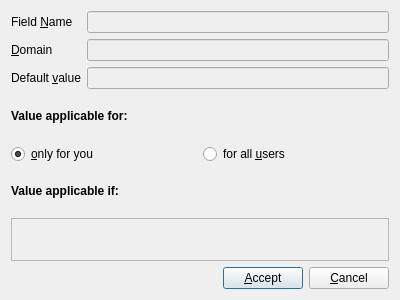
<ui version="4.0" >
 <class>Dialog</class>
 <widget class="QDialog" name="Dialog" >
  <property name="geometry" >
   <rect>
    <x>0</x>
    <y>0</y>
    <width>400</width>
    <height>300</height>
   </rect>
  </property>
  <property name="windowTitle" >
   <string>Dialog</string>
  </property>
  <layout class="QVBoxLayout" >
   <item>
    <layout class="QGridLayout" >
     <item row="0" column="0" >
      <widget class="QLabel" name="label" >
       <property name="text" >
        <string>Field &amp;Name</string>
       </property>
       <property name="buddy" >
        <cstring>uiFieldName</cstring>
       </property>
      </widget>
     </item>
     <item row="0" column="1" >
      <widget class="QLineEdit" name="uiFieldName" >
       <property name="enabled" >
        <bool>false</bool>
       </property>
      </widget>
     </item>
     <item row="1" column="0" >
      <widget class="QLabel" name="label_2" >
       <property name="text" >
        <string>&amp;Domain</string>
       </property>
       <property name="buddy" >
        <cstring>uiDomain</cstring>
       </property>
      </widget>
     </item>
     <item row="1" column="1" >
      <widget class="QLineEdit" name="uiDomain" >
       <property name="enabled" >
        <bool>false</bool>
       </property>
      </widget>
     </item>
     <item row="2" column="0" >
      <widget class="QLabel" name="label_3" >
       <property name="text" >
        <string>Default &amp;value</string>
       </property>
       <property name="buddy" >
        <cstring>uiDefaultValue</cstring>
       </property>
      </widget>
     </item>
     <item row="2" column="1" >
      <widget class="QLineEdit" name="uiDefaultValue" >
       <property name="enabled" >
        <bool>false</bool>
       </property>
      </widget>
     </item>
    </layout>
   </item>
   <item>
    <widget class="QLabel" name="label_4" >
     <property name="text" >
      <string>&lt;b>Value applicable for:&lt;/b></string>
     </property>
    </widget>
   </item>
   <item>
    <layout class="QHBoxLayout" >
     <item>
      <widget class="QRadioButton" name="uiOnlyForYou" >
       <property name="text" >
        <string>&amp;only for you</string>
       </property>
       <property name="checked" >
        <bool>true</bool>
       </property>
      </widget>
     </item>
     <item>
      <widget class="QRadioButton" name="uiForAllUsers" >
       <property name="text" >
        <string>for all &amp;users</string>
       </property>
      </widget>
     </item>
    </layout>
   </item>
   <item>
    <widget class="QLabel" name="label_5" >
     <property name="text" >
      <string>&lt;html>&lt;head>&lt;meta name="qrichtext" content="1" />&lt;style type="text/css">
p, li { white-space: pre-wrap; }
&lt;/style>&lt;/head>&lt;body style=" font-family:'Sans Serif'; font-size:9pt; font-weight:400; font-style:normal;">
&lt;p style=" margin-top:0px; margin-bottom:0px; margin-left:0px; margin-right:0px; -qt-block-indent:0; text-indent:0px;">&lt;span style=" font-weight:600;">Value applicable if:&lt;/span>&lt;/p>&lt;/body>&lt;/html></string>
     </property>
    </widget>
   </item>
   <item>
    <widget class="QFrame" name="uiFrame" >
     <property name="frameShape" >
      <enum>QFrame::StyledPanel</enum>
     </property>
     <property name="frameShadow" >
      <enum>QFrame::Raised</enum>
     </property>
    </widget>
   </item>
   <item>
    <layout class="QHBoxLayout" >
     <item>
      <spacer>
       <property name="orientation" >
        <enum>Qt::Horizontal</enum>
       </property>
       <property name="sizeHint" >
        <size>
         <width>40</width>
         <height>20</height>
        </size>
       </property>
      </spacer>
     </item>
     <item>
      <widget class="QPushButton" name="pushAccept" >
       <property name="text" >
        <string>&amp;Accept</string>
       </property>
       <property name="icon" >
        <iconset resource="common.qrc" >:/images/images/ok.png</iconset>
       </property>
      </widget>
     </item>
     <item>
      <widget class="QPushButton" name="pushCancel" >
       <property name="text" >
        <string>&amp;Cancel</string>
       </property>
       <property name="icon" >
        <iconset resource="common.qrc" >:/images/images/cancel.png</iconset>
       </property>
      </widget>
     </item>
    </layout>
   </item>
  </layout>
 </widget>
 <resources>
  <include location="common.qrc" />
 </resources>
 <connections>
  <connection>
   <sender>pushCancel</sender>
   <signal>clicked()</signal>
   <receiver>Dialog</receiver>
   <slot>reject()</slot>
   <hints>
    <hint type="sourcelabel" >
     <x>359</x>
     <y>273</y>
    </hint>
    <hint type="destinationlabel" >
     <x>383</x>
     <y>297</y>
    </hint>
   </hints>
  </connection>
 </connections>
</ui>
